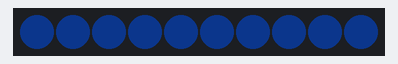
The sketch below on a simulated Arduino Uno, built with avr-gcc and run on an emulated ATmega328P. Shown: 10 RGB LEDs in strip order, left to right. Dim RGB values are drawn brighter than linear; random numbers use the default seed unless the sketch sets one.

Above: at 8.02 s.
At 24.12 s:
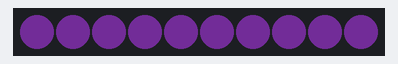
At 25.97 s:
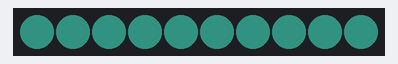
At 37.08 s:
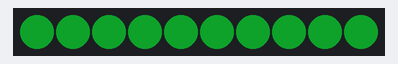

The sketch:

pythia_lights.ino
```cpp
#include <FastLED.h>

#define LED_PIN     2
#define NUM_LEDS    10
#define BRIGHTNESS  64
#define LED_TYPE    WS2812
#define COLOR_ORDER GRB
CRGB leds[NUM_LEDS];
long last_update;

int led_colors[NUM_LEDS][3];
int change_speed[3] = {250, 15, 15};
int goal[3] = {0, 0, 0};
int goal_min[3] = {0, 16, 0};
int goal_max[3] = {64, 256, 256};
int goal_delay_min[3] = {30, 10, 20};
int goal_delay_max[3] = {100, 50, 60};
long color_ms[3];

int pulse_delay = 42;
int pulse_min = 12;
int pulse_max = 80;
int pulse_current = 16;
bool increasing = true;
long pulse_ms;

#define UPDATES_PER_SECOND 100

void setup() {
  Serial.begin(115200);
  randomSeed(analogRead(A0));
  delay( 3000 );
  FastLED.addLeds<LED_TYPE, LED_PIN, COLOR_ORDER>(leds, NUM_LEDS).setCorrection( TypicalLEDStrip );
  FastLED.setBrightness(  BRIGHTNESS );
  for (int i = 0; i < NUM_LEDS; i++) {
    for (int j = 0; j < 3; j++) {
      led_colors[i][j] = 0;
      color_ms[j] = millis();
    }
  }
  last_update = pulse_ms = millis();
}


void loop()
{
  updateGoals();
  updateColors();
  updatePulse();
  fillLEDs();

  if (millis() - last_update > UPDATES_PER_SECOND) {
    FastLED.show();
  }
}

void updateGoals() {
  int sum = 0;
  for (int j = 0; j < 3; j++) {
    sum += goal[j];
    if (led_colors[0][j] == goal[j]) {
      goal[j] = min(random(goal_min[j], goal_max[j]), max(255 - sum, 0));
      //Serial.println((String) j + ": " + goal[j]);
      change_speed[j] = random(goal_delay_min[j], goal_delay_max[j]);
    }
  }
}

void updateColors() {
  long ms = millis();
  for (int j = 0; j < 3; j++) {
    if (ms - color_ms[j] > change_speed[j]) {
      if (led_colors[0][j] < goal[j]) {
        led_colors[0][j]++;
      }
      else if (led_colors[0][j] > goal[j]) {
        led_colors[0][j]--;
      }
      color_ms[j] = ms;
    }
  }
}

void updatePulse() {
  if (millis() - pulse_ms > pulse_delay) {
    if (increasing) {
      pulse_current = min(pulse_current + 1, pulse_max);
    }
    else {
      pulse_current = max(pulse_current - 1, pulse_min);
    }
    if (pulse_current == pulse_min || pulse_current == pulse_max) {
      increasing = !increasing;
    }
    FastLED.setBrightness(  pulse_current );
    pulse_ms = millis();
  }
}

void fillLEDs () {
  for (int i = 0; i < NUM_LEDS; i++) {
    leds[i] = CRGB(led_colors[0][0], led_colors[0][1], led_colors[0][2]);
  }
}
```
